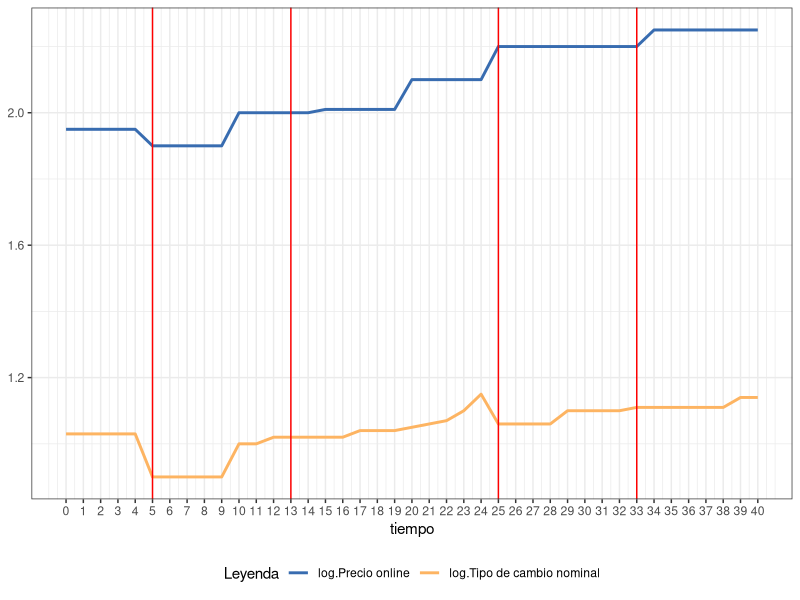

R code for this plot:
library(ggplot2)
theme_set(theme_bw())
data <- data.frame(t=c(0:40), p = c(rep(1.95,5),rep(1.90,5),rep(2.00,5),rep(2.01,5),rep(2.10,5),
                                    rep(2.20,9),rep(2.25,7)),
                   s = c(rep(1.03,5),rep(0.90,5),rep(1.00,2),rep(1.02,5),rep(1.04,3),1.05,1.06,1.07,1.10,1.15,
                         rep(1.06,4),rep(1.10,4),rep(1.11,6),rep(1.14,2)))

ggplot(data) + geom_line(aes(x = t, y =p, color = "log.Precio online"), size = 1.00) +
  geom_line(aes(x = t, y = s, color = "log.Tipo de cambio nominal"), size = 1.00)+
  labs(y = NULL, x = "tiempo")+
  scale_color_manual("Leyenda",
                     values = c("log.Precio online" = "#386cb0","log.Tipo de cambio nominal" ="#fdb462"))+
  theme(legend.position = "bottom") +
  scale_x_continuous(breaks = c(0:40)) +
  geom_vline(xintercept = c(25,33,13,5), color="red")
  
  

